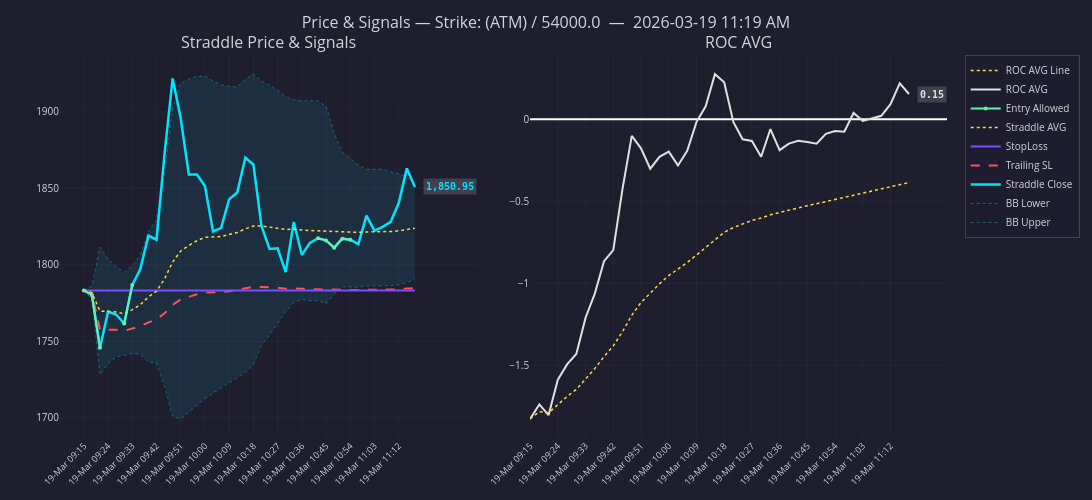
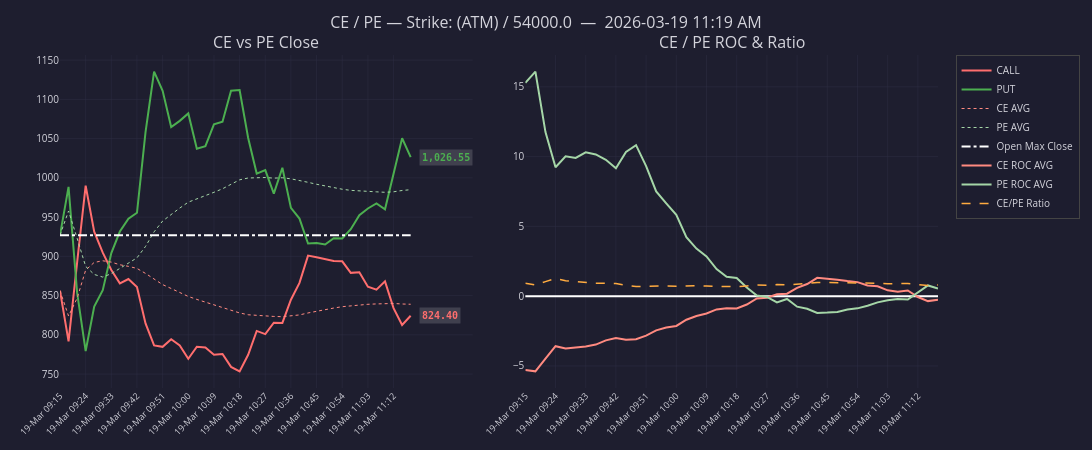
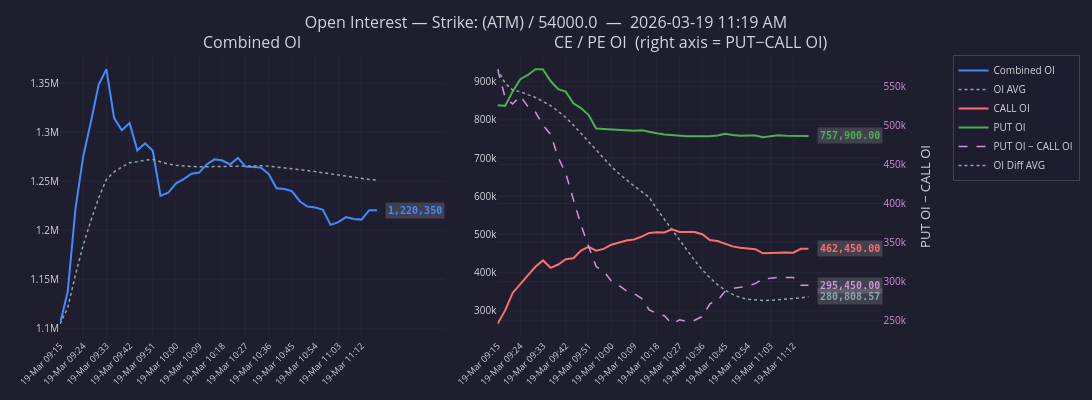
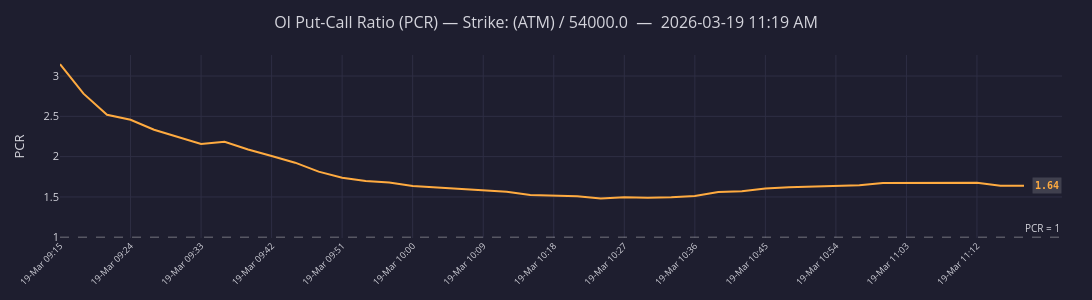

Notebook cell for these charts, in order:
### Code cell
# ── Step 5: Start auto-refreshing ENHANCED V3 charts ──────────────────────
# This cell blocks until END_HOUR:END_MINUTE or Kernel → Interrupt.
#
# Charts rendered each refresh:
#   Fig 1 — Price & Signals  (1×2: Straddle+BB+SL | ROC AVG + ROC Average Line)
#   Fig 2 — CE / PE panels   (1×2: CE/PE Close | CE/PE ROC+Ratio)  [straddle only]
#   Fig 3 — Open Interest    (1×2: Combined OI | CE/PE OI + PUT−CALL OI secondary Y)
#   Fig 4 — PCR              (standalone)
#   Fig 5 — Straddle Price / VWAP / OIWAP  +  PUT−CALL OI indicator pane
#   Fig 6 — OHLC Candlestick + Volume

from utils.enhanced_charts_v3 import run_enhanced_chart_loop_v3

run_enhanced_chart_loop_v3(
    spark                 = spark,
    options_df            = Banknifty_Options_DF,
    expiry                = bnf_expiries['current_week'],
    strike_level_name     = STRIKE_LEVEL_NAME,
    ce_or_pe              = CE_OR_PE,
    interval              = INTERVAL,
    num_days              = NUM_DAYS,
    is_latest_day         = IS_LATEST_DAY,
    loop_interval_minutes = LOOP_INTERVAL_MIN,
    end_hour              = END_HOUR,
    end_minute            = END_MINUTE,
)
